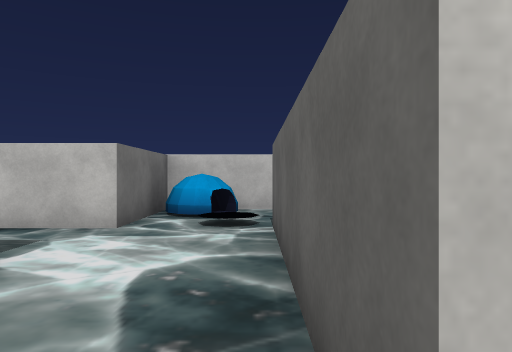
[1] (above)

17 first-person views from a walk through a 3-D level made in the Unity game engine. The camera is 1.5 m above the floor, looks level and sees 70° across. The floor is counted in squares, 2 m on a side. Each view is taken from the middle of a square. On the plan, view 1 faces up. The plan holds only what a view shows up to about 11 squares ahead; the rest is blank. The player is left out. Some surface patterns are stand-ins.

[2]
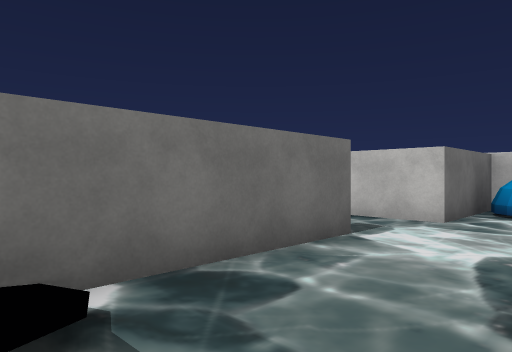

[3]
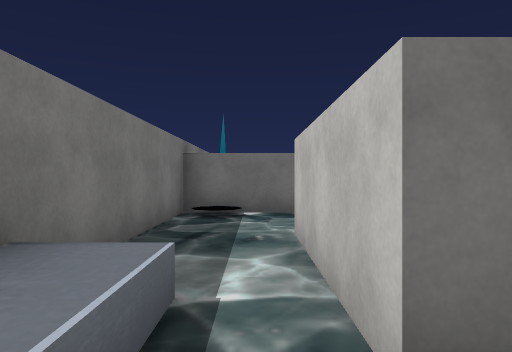

[4]
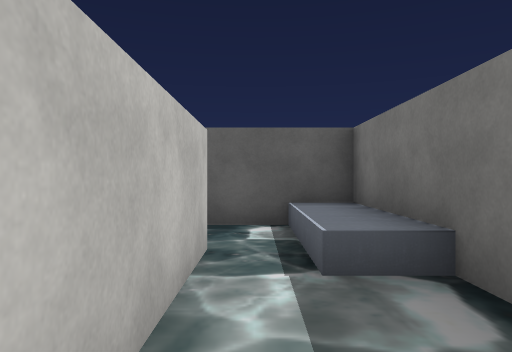

[5]
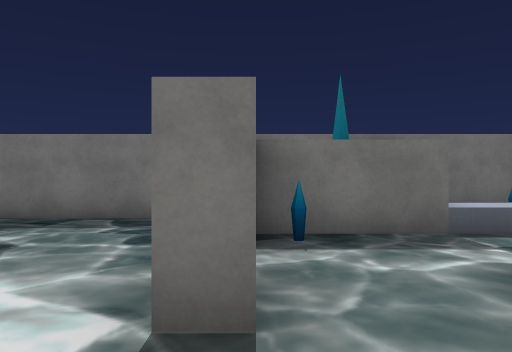

[6]
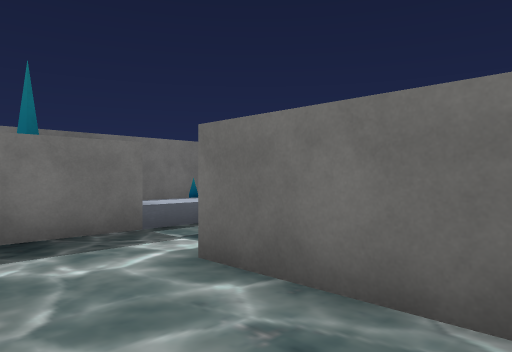

[7]
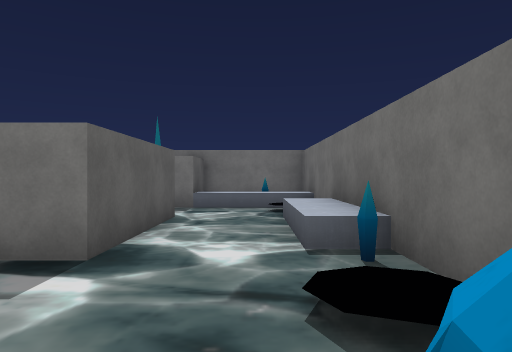

[8]
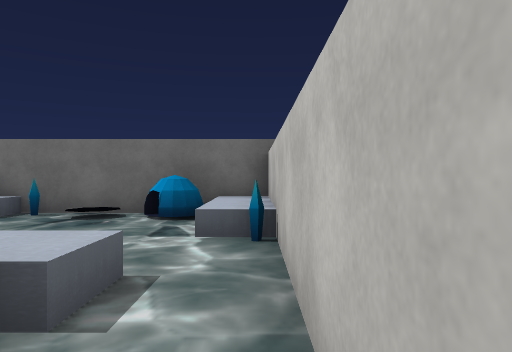

[9]
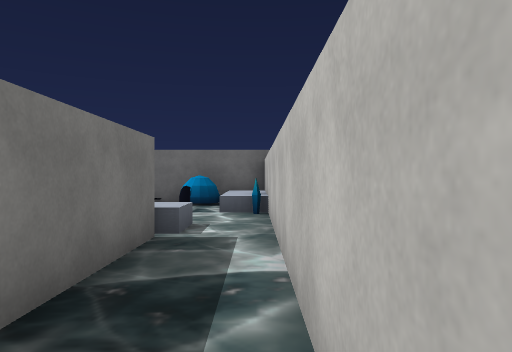

[10]
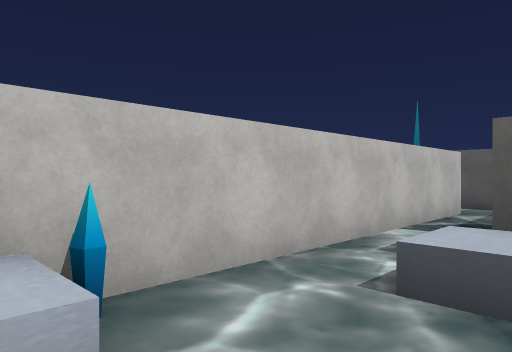

[11]
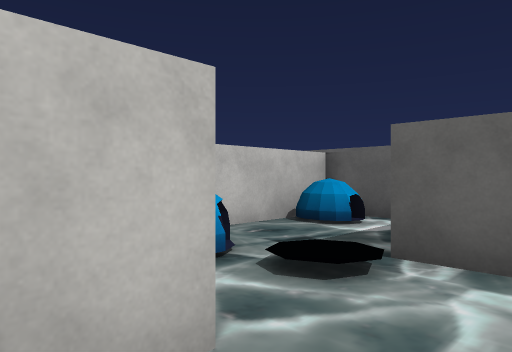

[12]
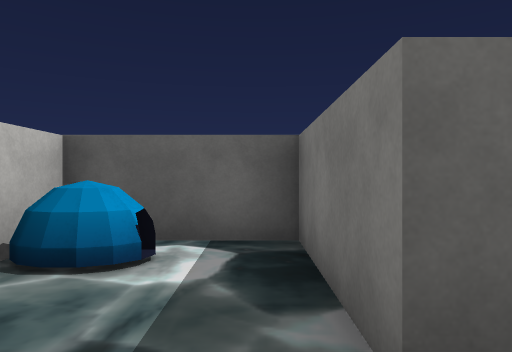

[13]
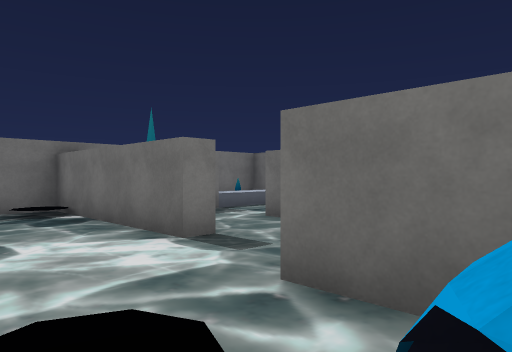

[14]
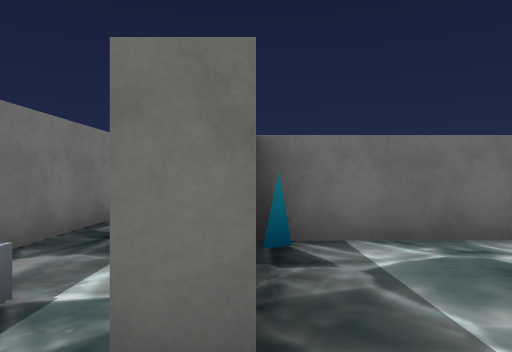

[15]
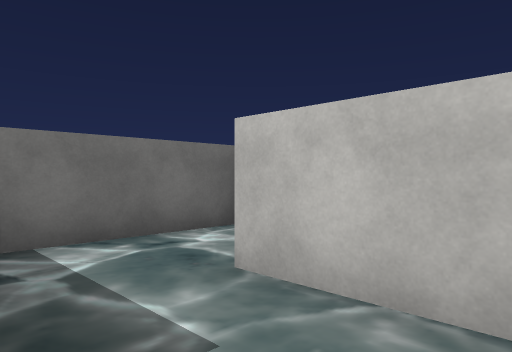

[16]
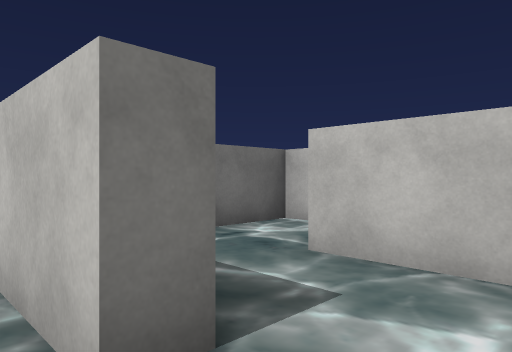

[17]
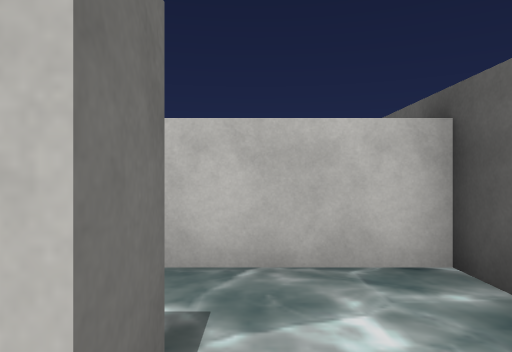

### Floor plan
Key: @ floor where view 1 was taken; # wall or solid block; . floor; ^ raised ledge; S spikes; O other object.
Columns run from 9 left of view 1 to 6 right of it. Each row starts with its distance up from view 1.
 11      ######S#
 10 #^##S.......#
  9 #O....^.###
  8 #O....^##..O#
  7 #....  #O..O#
  6  S..####....#
  5  ^..#....####
  4  ^..#....#..
  3  ^..#.#..#..####
  2 #.....#..##....#
  1 #.....S...S##..#
  0  ^^^###..@.....#
 -1  ^O^###.....^^^#
 -2  ###############

Positions as (right, up) in squares from view 1, and headings:
1: (0, 0), facing up
2: (0, -1), facing up-left
3: (5, 0), facing left
4: (0, 0), facing right
5: (-3, 5), facing down
6: (-3, 5), facing down-left
7: (-7, 9), facing down
8: (-1, 10), facing left
9: (2, 10), facing left
10: (-6, 8), facing up-right
11: (-3, 4), facing up-right
12: (-1, 6), facing right
13: (0, 7), facing down-left
14: (5, 1), facing left
15: (5, 1), facing up-left
16: (5, 0), facing up-left
17: (4, 0), facing up
